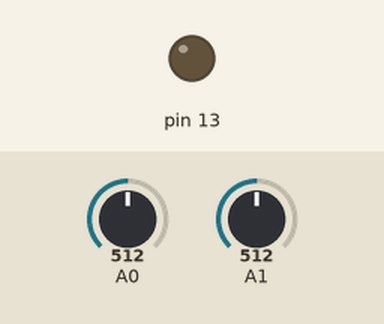
Bench run of a program on a simulated Arduino Mega 2560, built with avr-gcc and run on an emulated ATmega2560. Parts: output pins drawn as LEDs (lit = HIGH). The test bench sets the inputs (shaded band); at power-on: A1 = 512, A0 = 512. What the program prints to the serial monitor is not drawn.

Above: at 2.7 s.
2.8 s: A1 set to 161
5.5 s: A1 set to 135
At 7.4 s:
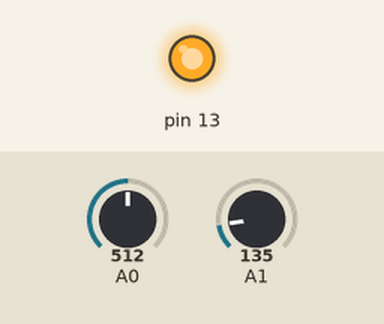
8.5 s: A1 set to 2
11.2 s: A1 set to 0
At 14.2 s:
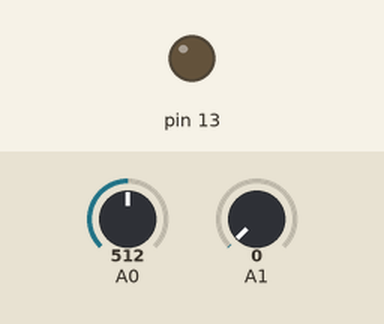
14.5 s: A1 set to 17
At 15.9 s:
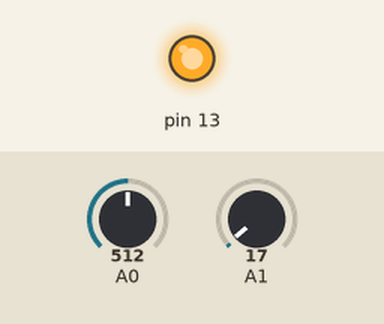
Timing chart, 0 to 17.5 s (numbered marks = the images above; inputs shaded):
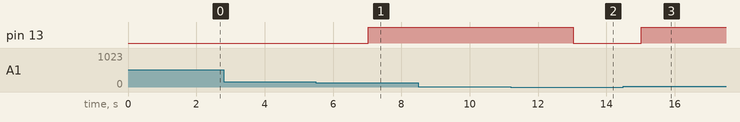

The program:

main.cpp
```cpp
#include <Arduino.h>
#include <math.h>

int T_int = 0; // Temperature in degrees C
int distance_int = 0; // Distance in cm


char volatile flag = 0, chanel_control = 0; // Timer flag and channel control

char volatile timer = 0;

bool isFanAStarted = false;

unsigned char pwmOCR_A = 255;


// -------------Interrupt Vectors--------------
ISR(TIMER1_COMPA_vect) {
  flag = 1;
  timer++;
  chanel_control ^= 1;
}

ISR(ADC_vect) {

  // Read ADC value
  unsigned int adc_result = ADC;

  if (chanel_control) {
    // Convert ADC value to voltage
    double V = (adc_result / 1024.0) * 5.0;

    // Convert voltage to temperature in degrees C
    double T = -1481.96 + sqrt(2.1962e6 + (1.8639 - V) / 3.88e-6);

    // Round temperature to integer
    T_int = round(T);

  } else {
    // Convert ADC value to voltage
    double V = (adc_result / 1024.0) * 5.0;

    double distance = 27.86 * pow(V,-1.15);

    distance_int = round(distance);
  }
  }


void writeData(){

  Serial.print(T_int);
  Serial.print("/");
  Serial.println(distance_int);

}

void setup() {


  DDRF = 0x00;
  PORTF = 0b11111100;

  // Configure Timer1
  TCCR1A = 0x00;
  TCCR1B = (1 << WGM12) | (1 << CS12) | (1 << CS10);  // CTC mode & Prescaler @ 1024
  OCR1A = 0x3D08;                                    // compare value = 1 sec (16MHz AVR)
  TIMSK1 |= (1 << OCIE1A);                            // Enable interrupt on OCR1A match

  // Configure ADC
  ADMUX = (1 << REFS0) | (0 << MUX3) | (0 << MUX2) | (0 << MUX1) | (0 << MUX0);
  ADCSRA = (1 << ADEN) | (1 << ADIE) | (1 << ADPS2) | (1 << ADPS1);
  MCUCR = (1 << SE) | (1 << SM0); // Enable sleep mode


  Serial.begin(9600);


  // //Timer0  -- fast PWM
  TCCR0A = (1 << WGM01) | (1 << WGM00) | (1 << COM0A1) | (1 << COM0B1) ;
  TCCR0B = (0 << CS02) | (1 << CS01) | (0 << CS00); // prescaler=
  OCR0A = 0;
  OCR0B = 0;

  //OC_Pins
  DDRB |= 1 << 7;

}

void loop() {

  if (flag) {
    flag = 0;
    ADCSRA |= 1 << ADSC; // Start ADC conversion

    if (chanel_control) ADMUX = (1 << REFS0) | (0 << MUX0);
    else ADMUX = (1 << REFS0) | (1 << MUX0);


    if (timer == 20) {
      timer = 0;
      writeData();
    }
    delay(200);
  }
  if (distance_int >= 40 && !isFanAStarted) {
    OCR0A = pwmOCR_A;
    isFanAStarted = true;
  }

  if (distance_int < 40) {

    OCR0A = 0;
    isFanAStarted = false;
  }


}
```

Measured:
- the behaviour switches between 152 and 151 on A1 (found by bisection; images 0 and 1)
- the behaviour switches between 1 and 0 on A1 (found by bisection; images 1 and 2)
- after the input at 2.8 s, every drawn part: stays the same
- after the input at 5.5 s, pin 13: LOW → HIGH after 1.5 s
- after the input at 8.5 s, every drawn part: stays the same
- after the input at 11.2 s, pin 13: HIGH → LOW after 1.8 s
- after the input at 14.5 s, pin 13: LOW → HIGH after 0.52 s
